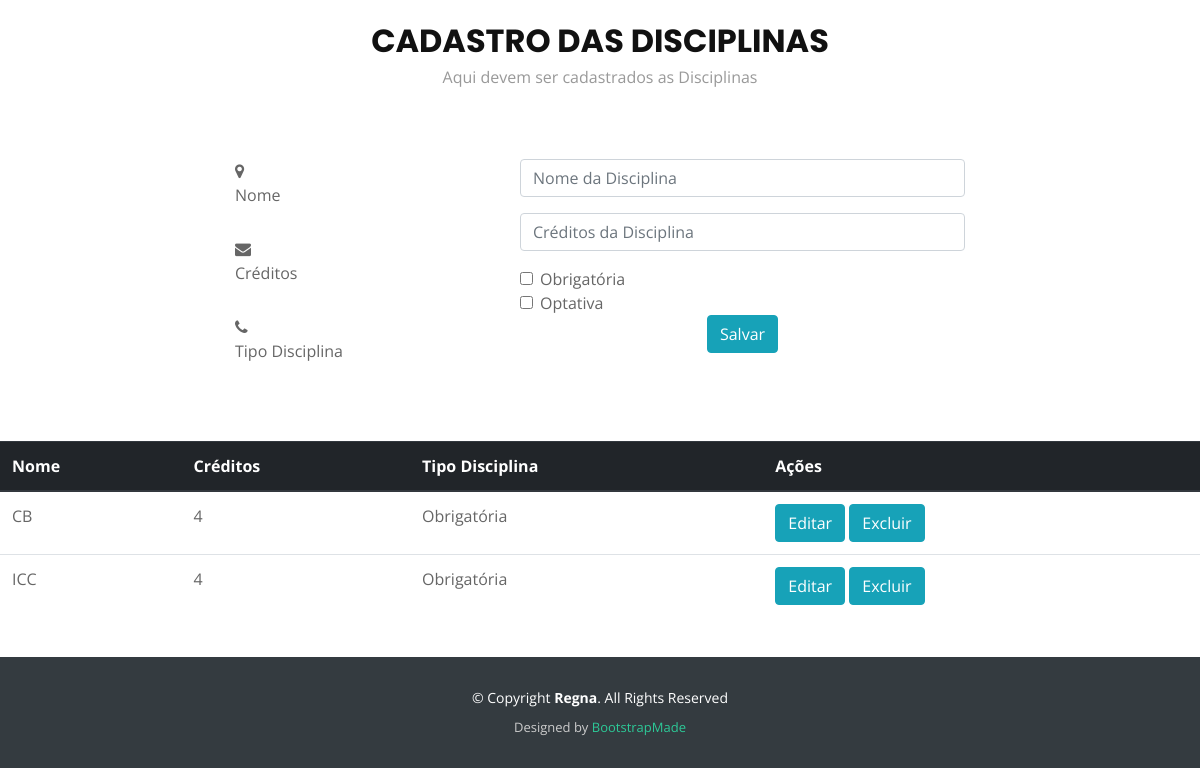
The page /cms/cadastroDisciplina/ (lower part) on the database as committed earlier.
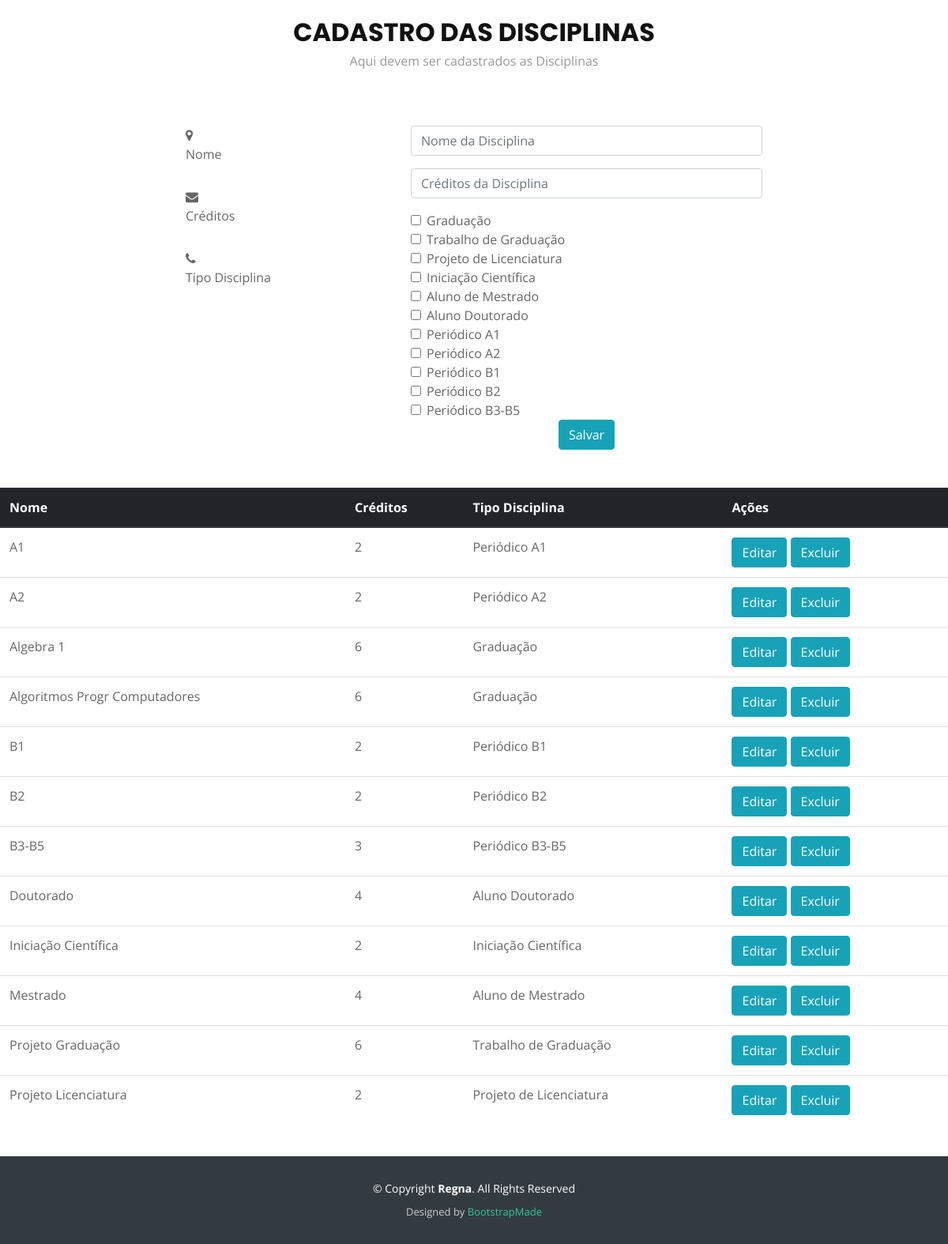
The same page on the database as committed later.
### cms/models.py (models this page shows)
class tipo_disciplina(models.Model):
    id_tipo_disciplina = models.AutoField(primary_key = True)
    descricao = models.CharField('Descricao do tipo de disciplina', max_length = 500)
    ativo = models.BooleanField(default = True)
    objects = tipo_disciplina_manager()

class disciplina (models.Model):
    id_disciplina = models.AutoField(primary_key = True)
    nome = models.CharField('Nome da disciplina', max_length = 500)
    creditos = models.IntegerField('Numero de creditos da disciplina', null=True)
    id_tipo_disciplina = models.ForeignKey(tipo_disciplina, related_name = 'tipo_disciplina')
    ativo = models.BooleanField(default = True)
    objects = disciplina_manager()

### cms/views.py (the view)
def cadastroDisciplina(request):
    context = {}
    if request.method == 'POST':
        form = DisciplinaForm()
        tiposDisciplina = form.carregarTiposDisciplina()
        nome = request.POST.get('nome')
        print(nome + '\n')
        credito = request.POST.get('credito')
        print(credito + '\n')
        idDisciplina = request.GET.get('editar')
        print(str(idDisciplina) + '\n')
        for tipo in tiposDisciplina:
            idTipoDisciplina = request.POST.get(str(tipo.id_tipo_disciplina))
            print(str(idTipoDisciplina) + '\n')
            if (idTipoDisciplina == str(tipo.id_tipo_disciplina) or idTipoDisciplina == 'on'):
                tipoDisciplina = form.retornarTipoPorId(tipo.id_tipo_disciplina)
                break
        disciplinaSalvar = disciplina()
        if idDisciplina != None:
            disciplinaSalvar.id_disciplina = idDisciplina
        disciplinaSalvar.nome = nome
        disciplinaSalvar.creditos = credito
        disciplinaSalvar.id_tipo_disciplina = tipoDisciplina
        disciplinaSalvar.ativo = True
        print('Cheguei no salva \n')
        form.salvarDisciplina(disciplinaSalvar)
        disciplinas = form.carregarDisciplinasAlfabetico()
        return redirect('cadastroDisciplina')
    else:
        idDisciplina = request.GET.get('editar')
        if idDisciplina != None:
            form = DisciplinaForm()
            tiposDisciplina = form.carregarTiposDisciplina()
            disciplinas = form.carregarDisciplinasAlfabetico()
            disciplinaEditar = form.retornarDisciplinaPorId(idDisciplina)
            context['nome'] = disciplinaEditar.nome
            context['credito'] = disciplinaEditar.creditos
            for tipo in tiposDisciplina:
                if disciplinaEditar.id_tipo_disciplina.id_tipo_disciplina == tipo.id_tipo_disciplina:
                    context[str(tipo.id_tipo_disciplina)] = tipo.id_tipo_disciplina
                    context['tipoDis'] = tipo.id_tipo_disciplina
                    break
        else:
            idDisciplina = request.GET.get('excluir')
            if idDisciplina != None:
                form = DisciplinaForm()
                form.excluirDisciplina(idDisciplina)
                tiposDisciplina = form.carregarTiposDisciplina()
                disciplinas = form.carregarDisciplinasAlfabetico()
            else:
                form = DisciplinaForm()
                tiposDisciplina = form.carregarTiposDisciplina()
                disciplinas = form.carregarDisciplinasAlfabetico()
    context['tiposDisciplina'] = tiposDisciplina
    context['disciplinas'] = disciplinas
    context['form'] = form
    template_name = 'oferta/cadastroDisciplina.html'
    return render(request,template_name,context)

### cms/forms.py (shortened to what this page needs)
class DisciplinaForm(forms.ModelForm):
    def carregarTiposDisciplina(self):
        tipos = tipo_disciplina.objects.retornarTodos()
        return tipos
    def carregarDisciplinasAlfabetico(self):
        return disciplina.objects.retornarTodasDisciplinasAlfabetico()
    class Meta:
        model = disciplina
        fields = ('id_disciplina', 'nome', 'creditos', 'id_tipo_disciplina', 'ativo')

### cms/models.py (called while the page is built)
    def retornarTodos(self):
        return self.all()

    def retornarTodasDisciplinasAlfabetico(self):
        return self.all().order_by('nome')

### cms/templates/oferta/cadastroDisciplina.html (shortened to what this page needs)
{% extends "base.html" %}
{% load static  %}
{% block content %}
<br id="contact">
      <div class="container wow fadeInUp">
        <div class="section-header">
          <h3 class="section-title">Cadastro das Disciplinas</h3>
          <p class="section-description">Aqui devem ser cadastrados as Disciplinas</p>
        </div>
      </div>
<div class="container wow fadeInUp">
        <div class="row justify-content-center">
          <div class="col-lg-3 col-md-4">
            <div class="info">
              <div>
                <i class="fa fa-map-marker"></i>
                <p>Nome</p>
              </div>
              <div>
                <i class="fa fa-envelope"></i>
                <p>Créditos</p>
              </div>
              <div>
                <i class="fa fa-phone"></i>
                <p>Tipo Disciplina</p>
              </div>
            </div>
          </div>
          <div class="col-lg-5 col-md-8">
            <div class="form">
              <form action="#professor" method="post">
                <div class="form-group">
                  <input type="text" name="nome" class="form-control" value="{{nome}}" id="name" placeholder="Nome da Disciplina" data-rule="minlen:4" data-msg="Por favor digite pelo 4 caracteres" />
                </div>
                <div class="form-group">
                  <input type="number" class="form-control" value="{{credito}}" name="credito" id="email" placeholder="Créditos da Disciplina"/>
                </div>
                <div class="form-check">
                  {% for tipo in tiposDisciplina %}
                    {% if tipoDis != tipo.id_tipo_disciplina %}
                      <input type="checkbox" class="form-check-input" id = "{{tipo.descricao}}" name="{{tipo.id_tipo_disciplina}}"/>
                      <label class="form-check-label" for="{{tipo.descricao}}">{{tipo.descricao}}</label>
                    {% else %}
                      <input type="checkbox" class="form-check-input" id = "{{tipo.descricao}}" value="{{tipo.id_tipo_disciplina}}" name="{{tipo.id_tipo_disciplina}}" checked/>
                      <label class="form-check-label" for="{{tipo.descricao}}">{{tipo.descricao}}</label>
                    {% endif %}
                  {% endfor %}
                </div>
                <div class="text-center"><button  class="btn btn-info"type="submit">Salvar</button></div>
              </form>
            </div>
          </div>
        </div>
      </div>
      <form method="get" action="#disciplina" >
      <table class="table">
        <thead class="thead-dark">
          <tr>
            <th scope="col">Nome</th>
            <th scope="col">Créditos</th>
              <th scope="col">Tipo Disciplina</th>
            <th scope="col">Ações</th>
          </tr>
        </thead>
        <tbody>
          {% for disc in disciplinas %}
          <tr>
            <td>
              {{disc.nome}}
            </td>
            <td>
              {{disc.creditos}}
            </td>
              <td>
                {{disc.id_tipo_disciplina.descricao}}
              </td>
              <td>
               <button class="btn btn-info" type="submit" value="{{disc.id_disciplina}}" name="editar" > Editar  </button>
               <button class="btn btn-info" type="submit" value="{{disc.id_disciplina}}" name="excluir"> Excluir </button>
            </td>
          </tr>
          {% endfor %}
        </tbody>
        </table>
        </form>
{% endblock %}

Rows that differ between the two databases and show on the page:
removed tipo_disciplina: descricao "Obrigatória"
removed tipo_disciplina: descricao "Optativa"
added tipo_disciplina: descricao "Graduação"
added tipo_disciplina: descricao "Trabalho de Graduação"
added tipo_disciplina: descricao "Projeto de Licenciatura"
added tipo_disciplina: descricao "Iniciação Científica"
added tipo_disciplina: descricao "Aluno de Mestrado"
added tipo_disciplina: descricao "Aluno Doutorado"
added tipo_disciplina: descricao "Periódico A1"
added tipo_disciplina: descricao "Periódico A2"
added tipo_disciplina: descricao "Periódico B1"
added tipo_disciplina: descricao "Periódico B2"
added tipo_disciplina: descricao "Periódico B3-B5"
added disciplina: nome "A1", creditos "2", id_tipo_disciplina.descricao "Periódico A1", {{ disc.id_disciplina }} 8 (drawn)
added disciplina: nome "A2", creditos "2", id_tipo_disciplina.descricao "Periódico A2", {{ disc.id_disciplina }} 9 (drawn)
changed disciplina: nome "ICC" → "Algebra 1"; creditos "4" → "6"; id_tipo_disciplina.descricao "Obrigatória" → "Graduação"; moves up the list
changed disciplina: nome "CB" → "Algoritmos Progr Computadores"; creditos "4" → "6"; id_tipo_disciplina.descricao "Obrigatória" → "Graduação"
added disciplina: nome "B1", creditos "2", id_tipo_disciplina.descricao "Periódico B1", {{ disc.id_disciplina }} 10 (drawn)
added disciplina: nome "B2", creditos "2", id_tipo_disciplina.descricao "Periódico B2", {{ disc.id_disciplina }} 11 (drawn)
added disciplina: nome "B3-B5", creditos "3", id_tipo_disciplina.descricao "Periódico B3-B5", {{ disc.id_disciplina }} 12 (drawn)
added disciplina: nome "Doutorado", creditos "4", id_tipo_disciplina.descricao "Aluno Doutorado", {{ disc.id_disciplina }} 7 (drawn)
added disciplina: nome "Iniciação Científica", creditos "2", id_tipo_disciplina.descricao "Iniciação Científica", {{ disc.id_disciplina }} 5 (drawn)
added disciplina: nome "Mestrado", creditos "4", id_tipo_disciplina.descricao "Aluno de Mestrado", {{ disc.id_disciplina }} 6 (drawn)
added disciplina: nome "Projeto Graduação", creditos "6", id_tipo_disciplina.descricao "Trabalho de Graduação", {{ disc.id_disciplina }} 3 (drawn)
added disciplina: nome "Projeto Licenciatura", creditos "2", id_tipo_disciplina.descricao "Projeto de Licenciatura", {{ disc.id_disciplina }} 4 (drawn)
